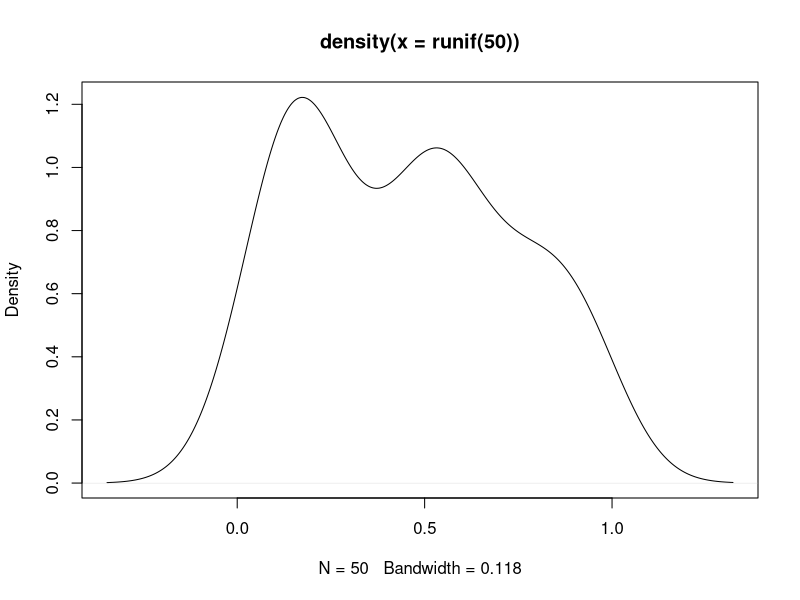

The R script that drew this image:
## ---- chunk 1

## ---- chunk 2
incsv <- read.csv("test.csv",header = TRUE)
incsv <- read.csv("test.csv",header = TRUE,colClasses=c(rep("numeric",1),rep("character",2)))
incsv <- read.table("test.csv",sep=',',header=TRUE)
write.csv(incsv, file = "out.csv",row.names=FALSE)
write.table(incsv,file="out.csv",append=F,quote=T,sep = '\t',na = "NA",row.names=F,col.names=T)

## returns a vector equal to the number of lines in the file
count.fields("out.csv", sep = "\t")
## returns the maximum to set colClasses
max(count.fields("out.csv", sep = "\t"))

## ---- chunk 3
#setwd('C:\\Users\\sidharthanr\\Dropbox\\Resource\\Git\\Resource')
print(file.info('test.csv'))
print(list.files())

## ---- chunk 4
plot(density(runif(50)))
